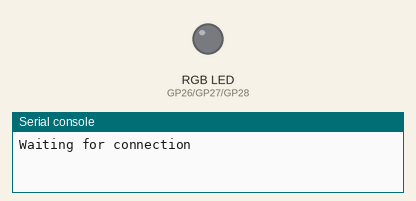
Simulated run of this program. Board: Raspberry Pi Pico running MicroPython. Parts: an RGB LED mixed from three pins (HIGH = lit), the last lines printed to the serial console. Dim RGB values are drawn brighter than linear; WiFi joins after 1.5 s; random numbers come from a fixed seed.

Above: at 0.1 s.
At 2.1 s:
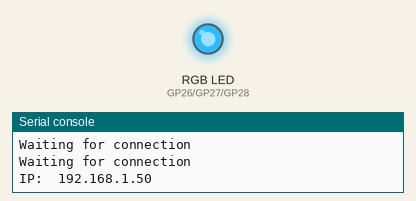
At 6.1 s:
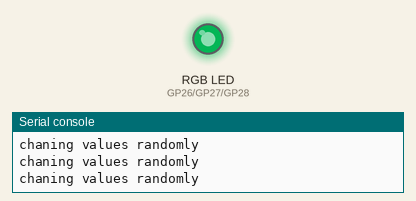
At 11.1 s:
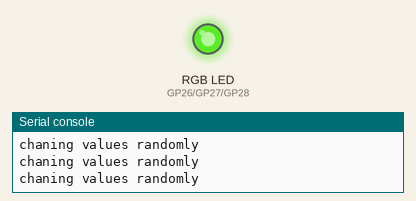
At 20.1 s:
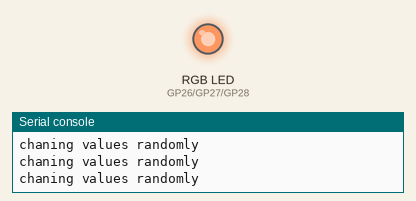
At 38.1 s:
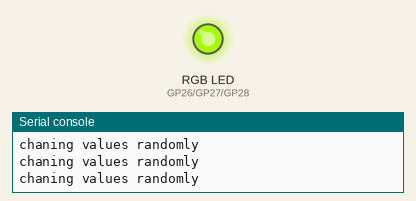
Timing chart, 0 to 40.0 s (numbered marks = the images above):
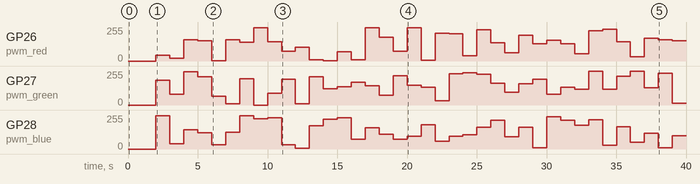

Measured:
- by itself, GP26 (pwm_red): 0/255 → 43/255 at 2.0 s, → 20/255 1.0 s later, → 161/255 1.0 s later, → 153/255 1.0 s later, … (38 changes in this stretch)
- by itself, GP28 (pwm_blue): 0/255 → 248/255 at 2.0 s, → 38/255 1.0 s later, → 146/255 1.0 s later, → 123/255 1.0 s later, … (38 changes in this stretch)

The program:

main.py
```python
import time
import network_cred
import network
from machine import Pin, PWM
import random


# create wifi connection
def connect_to_internet(ssid, password):
    wlan = network.WLAN(network.STA_IF)
    wlan.active(True)
    wlan.connect(ssid, password)

    max_wait = 10
    while max_wait > 0:
        if wlan.status() < 0 or wlan.status() >= 3:
            break
        max_wait -= 1
        print("Waiting for connection")
        time.sleep(1)
    if wlan.status() != 3:
        raise RuntimeError("network connection failed")
    else:
        ip=wlan.ifconfig()[0]
        print('IP: ', ip)
        status = wlan.ifconfig()

def set_pwm_rgb(pwm_color, pwm_value):
    # pwm value is in percent, so we have to calculte a new value
    pwm_value = pwm_value + int(pwm_value *(65535 /100))
    pwm_color.duty_u16(pwm_value)
    return

# define outputs (GPIO pin numbers, not physical pin numbers) and values
pwm_red = PWM(Pin(26))
pwm_red.freq(1000)
pwm_green = PWM(Pin(27))
pwm_green.freq(1000)
pwm_blue = PWM(Pin(28))
pwm_blue.freq(1000)

connect_to_internet(network_cred.SSID, network_cred.PASSWORD)

#Changing values for 3 led's randomly

while True:
    set_pwm_rgb(pwm_red, random.randint(0,100))
    set_pwm_rgb(pwm_green, random.randint(0,100))
    set_pwm_rgb(pwm_blue, random.randint(0,100))
    time.sleep(1)
    print("chaning values randomly")
```

network_cred.py
```python
SSID = "<your wlan SSID>"
PASSWORD = "<your wlan password>"
```
